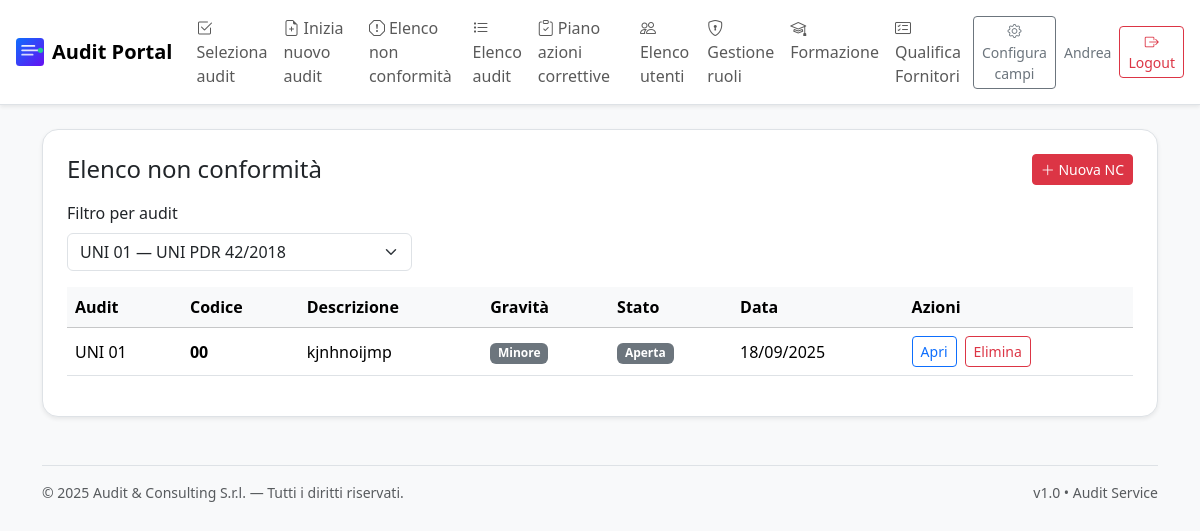
Page /ncs?audit_id=2 (signed in) on the committed database.
### app.py (models this page shows, shortened)
    class User(db.Model, UserMixin):
        __tablename__ = "users"
        id = db.Column(db.Integer, primary_key=True)
        name = db.Column(db.String(120), nullable=False)
        email = db.Column(db.String(255), unique=True, nullable=False)
        password_hash = db.Column(db.String(255), nullable=False)
        role = db.Column(db.String(20), nullable=False, default="junior")  # 'supervisor' | 'admin' | 'junior'
        requested_role = db.Column(db.String(20), nullable=True)           # richiesta di promozione
        def is_supervisor(self) -> bool:
            return self.role == "supervisor"

### models.py (models this page shows, shortened)
class NonConformita(db.Model):
    __tablename__ = "non_conformita"
    id = db.Column(db.Integer, primary_key=True)
    audit_id = db.Column(db.Integer, db.ForeignKey("audits.id"), nullable=False)
    codice = db.Column(db.String(50), nullable=False)
    descrizione = db.Column(db.Text, nullable=False)
    gravita = db.Column(db.String(20), nullable=False)  # Minore, Maggiore, Critica
    categoria = db.Column(db.String(100), nullable=True)
    rilevata_da = db.Column(db.String(120), nullable=True)
    data_apertura = db.Column(db.Date, default=datetime.utcnow)
    stato = db.Column(db.String(20), default="Aperta")  # Aperta, In corso, Chiusa
    azioni = db.relationship("AzioneCorrettiva", backref="non_conformita", cascade="all, delete-orphan")

class Audit(db.Model):
    __tablename__ = "audits"
    id = db.Column(db.Integer, primary_key=True)
    titolo = db.Column(db.String(200), nullable=False)
    codice = db.Column(db.String(50), unique=True, nullable=False)
    data_audit = db.Column(db.Date, nullable=False)
    cliente = db.Column(db.String(200), nullable=True)
    sede = db.Column(db.String(200), nullable=True)
    norma = db.Column(db.String(100), nullable=True)  # es: ISO 9001, ISO 37001, UNI/PdR 125
    stato = db.Column(db.String(50), default="In corso")  # In corso, Chiuso, Pianificato
    extra = db.Column(db.Text, nullable=True)  # JSON string per campi dinamici
    created_at = db.Column(db.DateTime, default=datetime.utcnow)
    non_conformita = db.relationship("NonConformita", backref="audit", cascade="all, delete-orphan")
    azioni = db.relationship("AzioneCorrettiva", backref="audit", cascade="all, delete-orphan")

### app.py (the view)
    @app.route("/ncs", methods=["GET"])
    @login_required
    def list_ncs():
        audit_filter = request.args.get("audit_id", type=int)
        query = NonConformita.query
        if audit_filter:
            query = query.filter_by(audit_id=audit_filter)
        ncs = query.order_by(NonConformita.data_apertura.desc()).all()
        audits = Audit.query.order_by(Audit.data_audit.desc()).all()
        return render_template("list_ncs.html", ncs=ncs, audits=audits, audit_filter=audit_filter)

### templates/list_ncs.html (shortened to what this page needs)
{% extends "base.html" %}
{% block content %}
  <div class="bg-white rounded-4 shadow-sm border p-4">
    <div class="d-flex align-items-center justify-content-between gap-2 flex-wrap mb-3">
      <h1 class="h4 mb-0">Elenco non conformità</h1>
      <a href="{{ url_for('new_nc') }}" class="btn btn-danger btn-sm"><i class="bi bi-plus-lg"></i> Nuova NC</a>
    </div>
    <form method="get" class="row g-3 mb-3">
      <div class="col-md-4">
        <label class="form-label">Filtro per audit</label>
        <select name="audit_id" class="form-select" onchange="this.form.submit()">
          {% for a in audits %}
            <option value="{{ a.id }}" {% if audit_filter == a.id %}selected{% endif %}>{{ a.codice }} — {{ a.titolo }}</option>
          {% endfor %}
        </select>
      </div>
    </form>
    <div class="table-responsive">
      <table class="table align-middle">
        <thead class="table-light">
          <tr>
            <th>Audit</th>
            <th>Codice</th>
            <th>Descrizione</th>
            <th>Gravità</th>
            <th>Stato</th>
            <th>Data</th><th>Azioni</th>
          </tr>
        </thead>
        <tbody>
          {% for nc in ncs %}
          {% set row_class = 'table-success' if nc.stato=='Chiusa' else 'table-secondary' if nc.stato=='Non applicabile' else '' %}
          <tr class="{{ row_class }}">
            <td class="text-nowrap">{{ nc.audit.codice }}</td>
            <td class="fw-semibold">{{ nc.codice }}</td>
            <td>{{ nc.descrizione|truncate(80) }}</td>
            <td><span class="badge bg-{{ 'success' if nc.stato=='Chiusa' else 'secondary' if nc.gravita=='Minore' else 'warning' if nc.gravita=='Maggiore' else 'danger' }}">{{ nc.gravita }}</span></td>
            <td>
              {% if nc.stato=='Chiusa' %}
                <span class="badge bg-success">Chiusa</span>
              {% elif nc.stato=='Non applicabile' %}
                <span class="badge bg-secondary">Non applicabile</span>
              {% else %}
                <span class="badge bg-secondary">{{ nc.stato }}</span>
              {% endif %}
            </td>
            <td>{{ nc.data_apertura.strftime("%d/%m/%Y") }}</td>
            <td class="text-nowrap">{% if nc.stato=='Non applicabile' %}<span class="text-secondary small me-2">Non selezionabile</span>{% else %}<a href="{{ url_for('nc_detail', nc_id=nc.id) }}" class="btn btn-outline-primary btn-sm me-2">Apri</a>{% endif %}<form method="post" action="{{ url_for('nc_delete', nc_id=nc.id) }}" class="d-inline" onsubmit="return confirm('Confermi eliminazione della NC {{ nc.codice }}? Operazione irreversibile.');"><button class="btn btn-outline-danger btn-sm">Elimina</button></form></td>
          </tr>
          {% else %}
          <tr><td colspan="6" class="text-center text-secondary">Nessuna NC trovata.</td></tr>
          {% endfor %}
        </tbody>
      </table>
    </div>
  </div>
{% endblock %}

### templates/base.html (shortened to what this page needs)
{% set APP_NAME = config.APP_NAME if config.APP_NAME else "Audit Portal" %}
<!doctype html>
<html lang="it">
  <head>
    <link href="https://cdn.jsdelivr.net/npm/bootstrap@5.3.3/dist/css/bootstrap.min.css" rel="stylesheet">
    <link href="https://cdn.jsdelivr.net/npm/bootstrap-icons@1.11.3/font/bootstrap-icons.css" rel="stylesheet">
    <link href="{{ url_for('static', filename='custom.css') }}" rel="stylesheet">
  </head>
  <body class="bg-light">
    <nav class="navbar navbar-expand-lg bg-white border-bottom shadow-sm sticky-top">
      <div class="container-fluid px-3">
        <a class="navbar-brand d-flex align-items-center gap-2" href="{{ url_for('index') }}">
          {% if config.COMPANY_LOGO %}
            <img src="{{ config.COMPANY_LOGO }}" alt="logo" height="28">
          {% endif %}
          <span class="fw-semibold">{{ APP_NAME }}</span>
        </a>
        <div class="collapse navbar-collapse" id="navMain">
          <ul class="navbar-nav me-auto mb-2 mb-lg-0">
            {% if current_user.is_authenticated %}
              {% if current_user.is_supervisor() or current_user.is_admin() %}
                <li class="nav-item"><a class="nav-link" href="{{ url_for('select_audit') }}"><i class="bi bi-check2-square me-1"></i>Seleziona audit</a></li>
                <li class="nav-item"><a class="nav-link" href="{{ url_for('new_audit') }}"><i class="bi bi-file-earmark-plus me-1"></i>Inizia nuovo audit</a></li>
                <li class="nav-item"><a class="nav-link" href="{{ url_for('list_ncs') }}"><i class="bi bi-exclamation-octagon me-1"></i>Elenco non conformità</a></li>
              {% endif %}
              <li class="nav-item"><a class="nav-link" href="{{ url_for('list_audits') }}"><i class="bi bi-list-task me-1"></i>Elenco audit</a></li>
              <li class="nav-item"><a class="nav-link" href="{{ url_for('actions_plan') }}"><i class="bi bi-clipboard-check me-1"></i>Piano azioni correttive</a></li>
              {% if current_user.is_supervisor() %}
                <li class="nav-item"><a class="nav-link" href="{{ url_for('users_list') }}"><i class="bi bi-people me-1"></i>Elenco utenti</a></li>
                <li class="nav-item"><a class="nav-link" href="{{ url_for('manage_users') }}"><i class="bi bi-shield-lock me-1"></i>Gestione ruoli</a></li>
              {% endif %}
            {% endif %}
              <li class="nav-item"><a class="nav-link" href="{{ url_for('training.index') }}"><i class="bi bi-mortarboard me-1"></i>Formazione</a></li>
              <li class="nav-item"><a class="nav-link" href="{{ url_for('suppliers.index') }}"><i class="bi bi-card-checklist me-1"></i>Qualifica Fornitori</a></li>
</ul>
          <div class="d-flex align-items-center gap-2">
            {% if current_user.is_authenticated %}
              {% if current_user.is_supervisor() or current_user.is_admin() %}
                <a class="btn btn-outline-secondary btn-sm" href="{{ url_for('config_campi_audit') }}">
                  <i class="bi bi-gear"></i> Configura campi
                </a>
              {% endif %}
              <span class="small text-secondary d-none d-md-inline">{{ current_user.name }}</span>
              <a class="btn btn-outline-danger btn-sm" href="{{ url_for('logout') }}"><i class="bi bi-box-arrow-right"></i> Logout</a>
            {% else %}
              <a class="btn btn-primary btn-sm" href="{{ url_for('login') }}">Login</a>
              <a class="btn btn-outline-primary btn-sm" href="{{ url_for('register') }}">Registrati</a>
            {% endif %}
          </div>
        </div>
      </div>
    </nav>
    <main class="container py-4">
      {% block content %}{% endblock %}
    </main>
    <footer class="container py-4 small text-muted">
      <div class="d-flex justify-content-between border-top pt-3">
        <div>© {{ now.year }} {{ config.Audit_Consulting or "Audit & Consulting S.r.l." }} — Tutti i diritti riservati.</div>
        <div class="d-none d-md-block">v1.0 • Audit Service</div>
      </div>
    </footer>
  </body>
</html>

### static/custom.css (style rules this page uses)
.navbar-brand img { display:inline-block; height:28px; }

### rows in the picture
User: name "Andrea"
NonConformita: audit.codice "UNI 01", codice "00", descrizione "kjnhnoijmp", gravita "Minore", stato "Aperta", data_apertura "18/09/2025"

### other values in the picture
{{ APP_NAME }} "Audit Portal"
{{ config.Audit_Consulting or "Audit & Consulting S.r.l." }} "Audit & Consulting S.r.l."
form field audit_id "UNI 01 — UNI PDR 42/2018"
